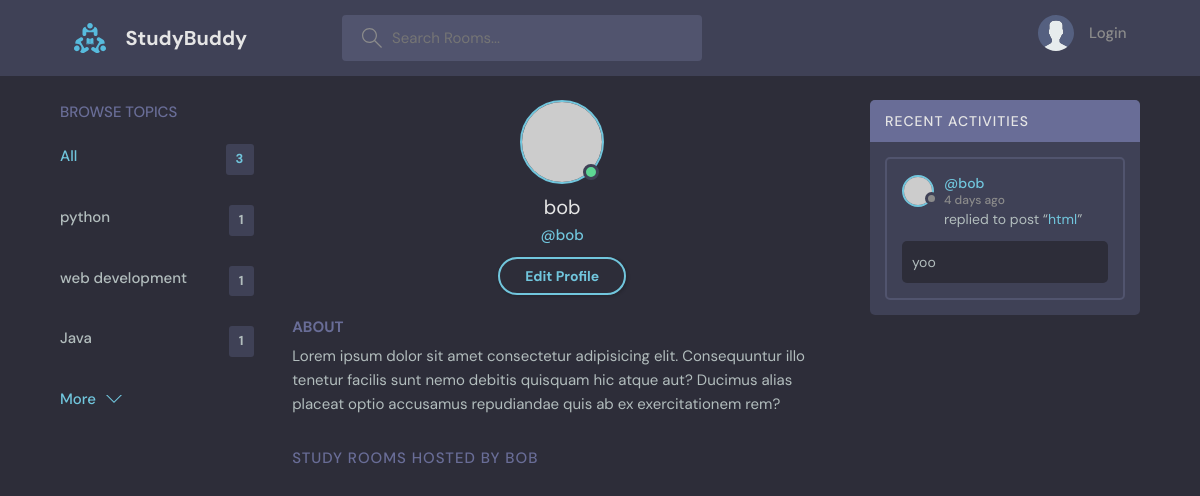
Page /profile/4 on the earlier database version.
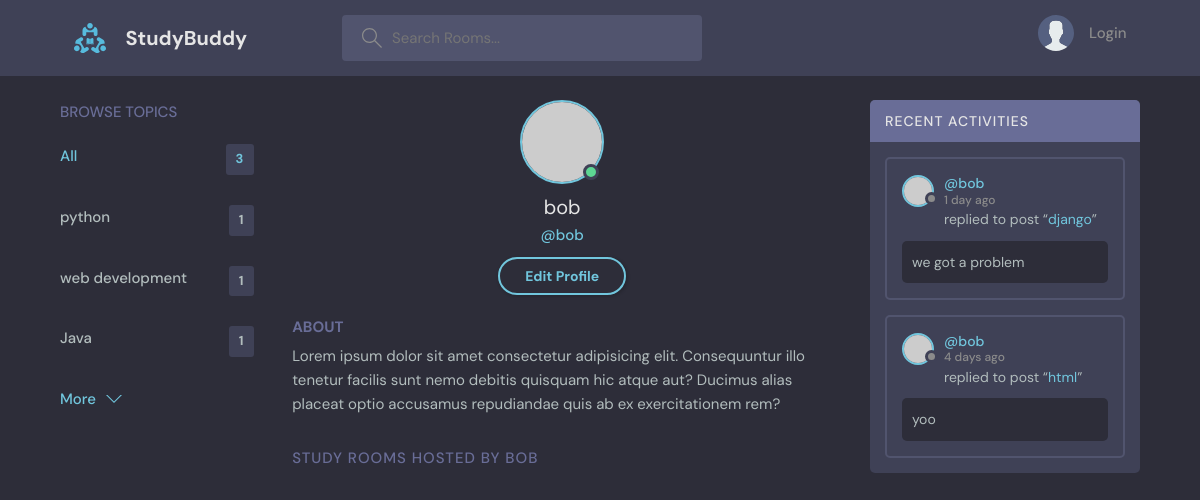
Same page on the later database version.
### base/models.py (models this page shows, shortened)
class Topic(models.Model):
    name= models.CharField(max_length=200)

class Message(models.Model):
    user = models.ForeignKey(User, on_delete=models.CASCADE)
    room = models.ForeignKey(Room, on_delete=models.CASCADE)
    body = models.TextField()
    updated = models.DateTimeField(auto_now=True)
    created = models.DateTimeField(auto_now_add=True)
    class Meta:
        ordering = ['-updated', '-created']

class Room(models.Model):
    host = models.ForeignKey(User, on_delete=models.SET_NULL, null=True)
    topic = models.ForeignKey(Topic, on_delete=models.SET_NULL, null=True)
    name = models.CharField(max_length=200)
    description = models.TextField(null=True, blank=True)
    participants = models.ManyToManyField(
        User, related_name='participants', blank=True)
    updated = models.DateTimeField(auto_now=True)
    created = models.DateTimeField(auto_now_add=True)
    class Meta:
        ordering = ['-updated', '-created']
    def __str__(self):
        return self.name

### base/views.py (the view)
# urls.py: path('profile/<str:pk>', views.userProfile, name="user-profile"),
def userProfile(request, pk):
    user = User.objects.get(id=pk)
    rooms = user.room_set.all()
    room_messages = user.message_set.all()
    topics = Topic.objects.all()
    context = {'user':user, 'rooms':rooms, 'room_messages':room_messages, 'topics':topics}
    return render(request, 'base/profile.html', context)

### base/templates/base/profile.html (shortened to what this page needs)
{% extends 'main.html'%}
{% block content %}
<main class="profile-page layout layout--3">
  <div class="container">
    {% include 'base/topics_component.html' %}
    <div class="roomList">
      <div class="profile">
        <div class="profile__avatar">
          <div class="avatar avatar--large active">
            <img src="https://randomuser.me/api/portraits/men/11.jpg" />
          </div>
        </div>
        <div class="profile__info">
          <h3>{{user.username}}</h3>
          <p>@{{user.username}}</p>
          <a href="edit-user.html" class="btn btn--main btn--pill">Edit Profile</a>
        </div>
        <div class="profile__about">
          <h3>About</h3>
          <p>
            Lorem ipsum dolor sit amet consectetur adipisicing elit. Consequuntur illo tenetur
            facilis sunt nemo debitis quisquam hic atque aut? Ducimus alias placeat optio
            accusamus repudiandae quis ab ex exercitationem rem?
          </p>
        </div>
      </div>
      <div class="roomList__header">
        <div>
          <h2>Study Rooms Hosted by {{user.username}} </a>
          </h2>
        </div>
      </div>
    </div>
    {% include 'base/activity_component.html' %}
  </div>
</main>
{% endblock content %}

### base/templates/base/topics_component.html
<div class="topics">
    <div class="topics__header">
        <h2>Browse Topics</h2>
    </div>
    <ul class="topics__list">
        <li>
            <a href="{% url 'home' %}" class="active">All <span>{{topics.count}}</span></a>
        </li>
        {% for topic in topics %}
        <li>
            <a href="{% url 'home' %}?q={{topic.name}}">{{topic.name}}<span>{{topic.room_set.all.count}}</span></a>
        </li>
        {% endfor %}
    </ul>
    <a class="btn btn--link" href="topics.html">
        More
        <svg version="1.1" xmlns="http://www.w3.org/2000/svg" width="32" height="32" viewBox="0 0 32 32">
            <title>chevron-down</title>
            <path d="M16 21l-13-13h-3l16 16 16-16h-3l-13 13z"></path>
        </svg>
    </a>
</div>

### base/templates/base/activity_component.html (shortened to what this page needs)
<div class="activities">
    <div class="activities__header">
        <h2>Recent Activities</h2>
    </div>
    {% for message in room_messages %}
    <div class="activities__box">
        <div class="activities__boxHeader roomListRoom__header">
            <a href="{% url 'user-profile' message.user.id %}" class="roomListRoom__author">
                <div class="avatar avatar--small">
                    <img src="https://randomuser.me/api/portraits/women/11.jpg" />
                </div>
                <p>
                    @{{message.user}}
                    <span>{{message.created|timesince}} ago</span>
                </p>
            </a>
        </div>
        <div class="activities__boxContent">
            <p>replied to post “<a href="{% url 'room' message.room.id %}">{{message.room}}</a>”</p>
            <div class="activities__boxRoomContent">
                {{message.body}}
            </div>
        </div>
    </div>
    {% endfor %}
</div>

Differences in the rows shown:
added Message: user "bob", created "1 day", room "django", body "we got a problem"
